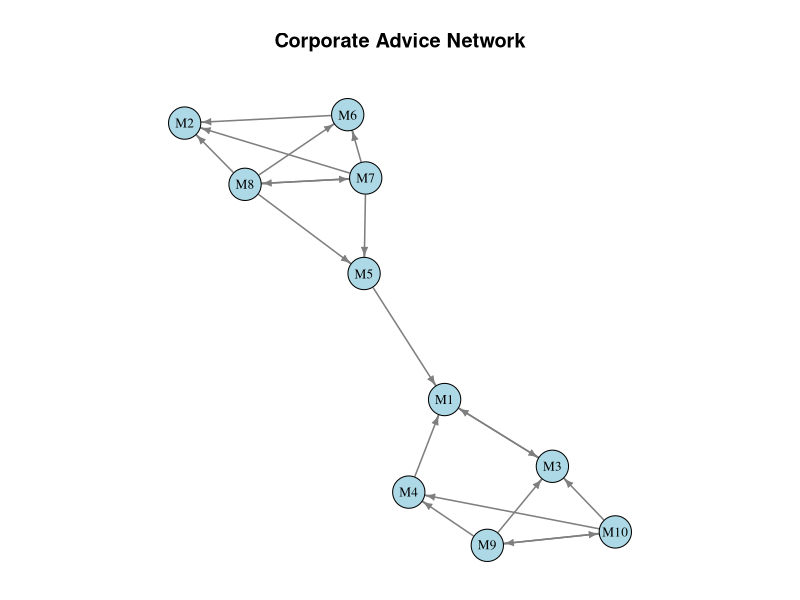
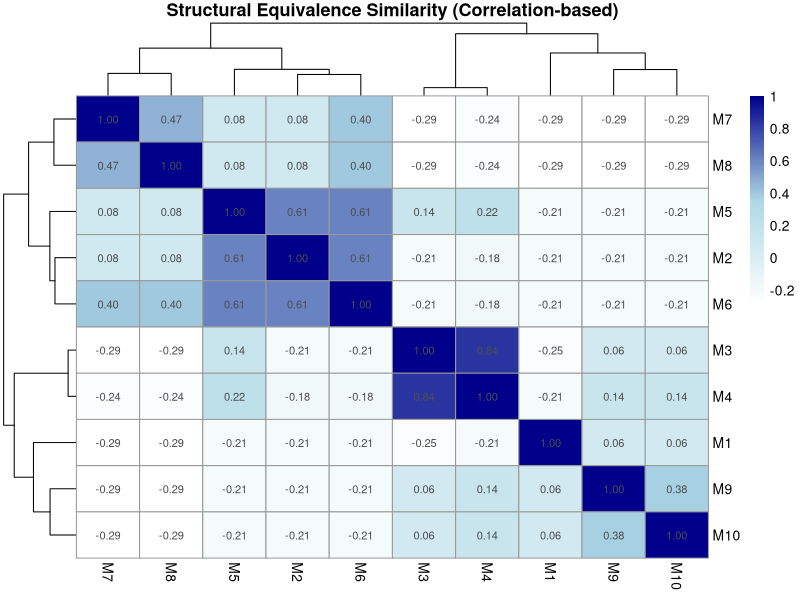
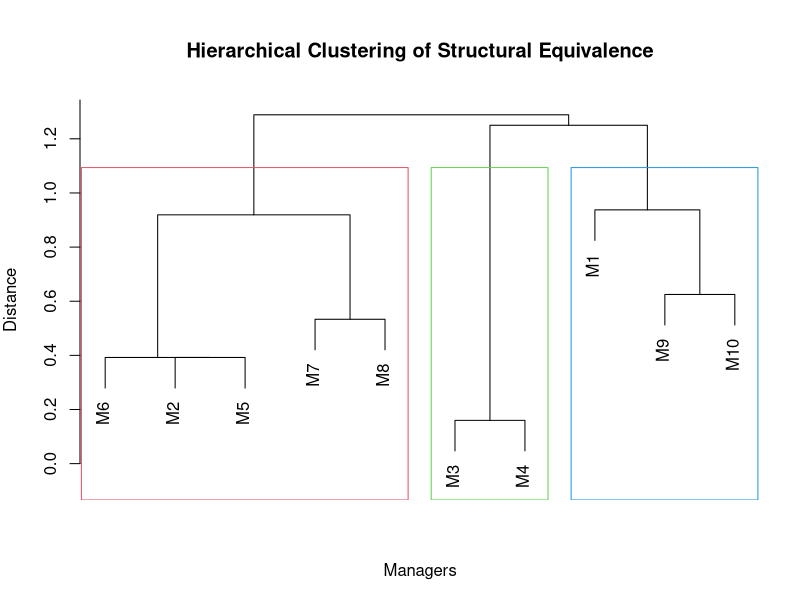
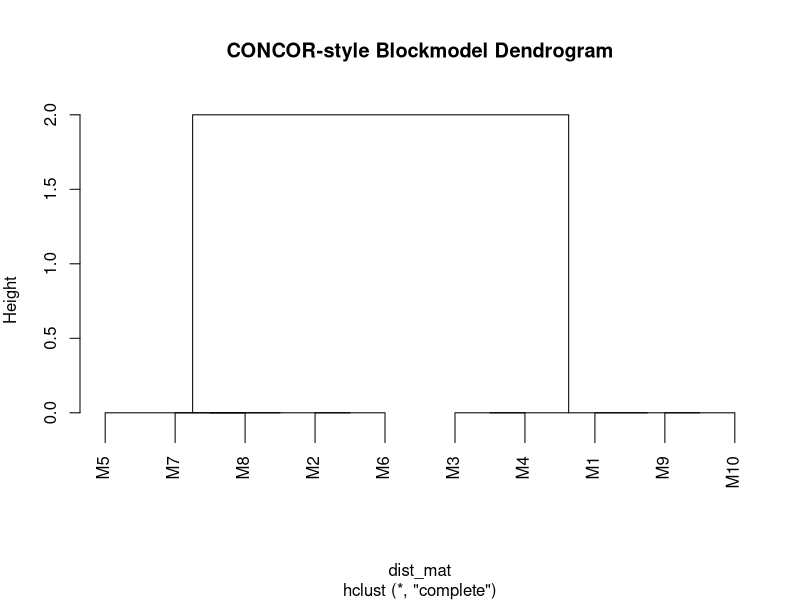
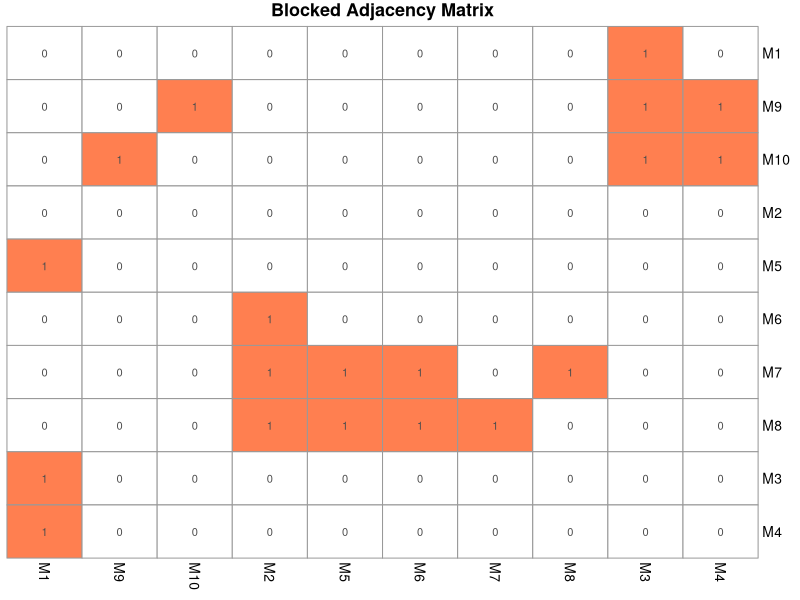
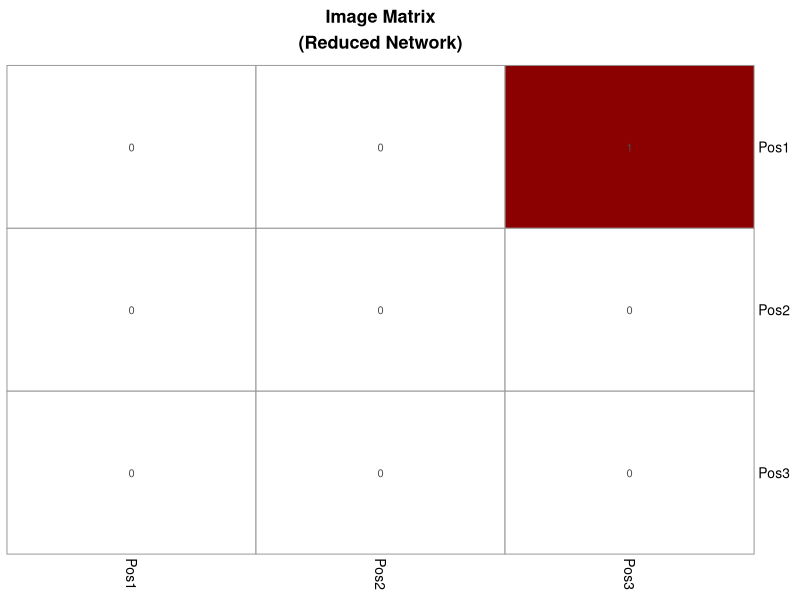
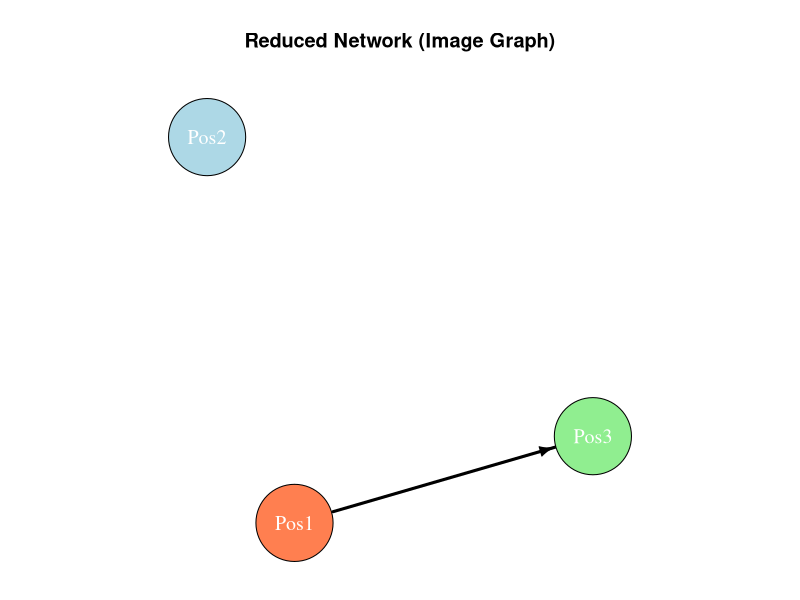
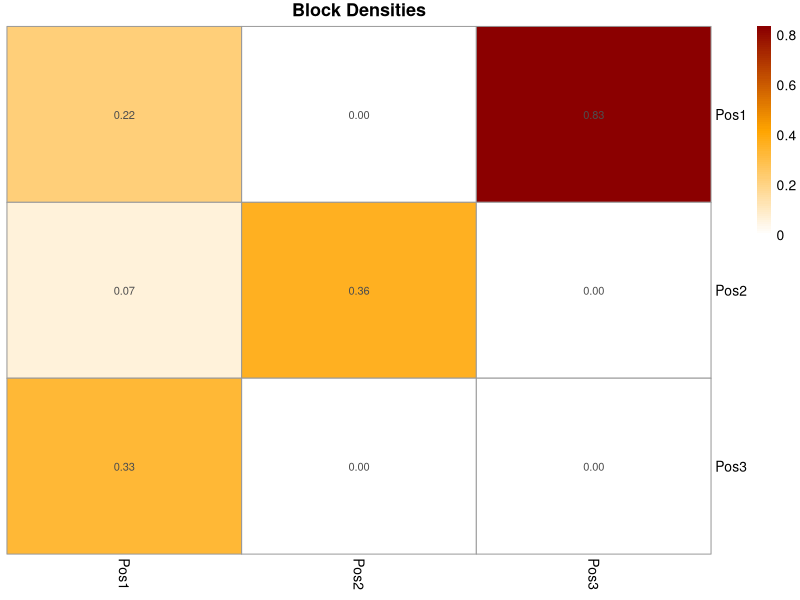

Write the R code that produced these figures, in order.
## ---- chunk 1
#| label: setup

# Load required packages
library(igraph)
library(ggplot2)

# Optional packages (install if needed)
if (!require("pheatmap", quietly = TRUE)) {
  cat("Note: pheatmap not installed. Using base heatmap instead.\n")
  use_pheatmap <- FALSE
} else {
  use_pheatmap <- TRUE
}

# Set seed for reproducibility
set.seed(42)
## ---- chunk 2
#| label: create-advice-network

# Create advice network adjacency matrix
advice_mat <- matrix(0, nrow = 10, ncol = 10)
rownames(advice_mat) <- colnames(advice_mat) <- paste0("M", 1:10)

# Senior managers (M1, M2) - give advice, rarely seek it
advice_mat["M3", "M1"] <- 1
advice_mat["M4", "M1"] <- 1
advice_mat["M5", "M1"] <- 1
advice_mat["M6", "M2"] <- 1
advice_mat["M7", "M2"] <- 1
advice_mat["M8", "M2"] <- 1

# Middle managers (M3, M4) - seek from seniors, advise juniors
advice_mat["M1", "M3"] <- 1  # Senior asks middle (rare)
advice_mat["M9", "M3"] <- 1
advice_mat["M10", "M3"] <- 1
advice_mat["M9", "M4"] <- 1
advice_mat["M10", "M4"] <- 1

# Middle managers (M5, M6) - similar pattern
advice_mat["M7", "M5"] <- 1
advice_mat["M8", "M5"] <- 1
advice_mat["M7", "M6"] <- 1
advice_mat["M8", "M6"] <- 1

# Junior managers (M7, M8, M9, M10) - mainly seek advice
advice_mat["M7", "M8"] <- 1  # Some peer connections
advice_mat["M8", "M7"] <- 1
advice_mat["M9", "M10"] <- 1
advice_mat["M10", "M9"] <- 1

# Create network object  
advice_net <- graph_from_adjacency_matrix(advice_mat, mode = "directed")

cat("Network size:", vcount(advice_net), "nodes\n")
cat("Number of ties:", ecount(advice_net), "edges\n")
cat("Density:", round(edge_density(advice_net), 3), "\n")
## ---- chunk 3
#| label: viz-advice-network
#| fig-width: 8
#| fig-height: 6

# Plot the network
set.seed(42)
layout_advice <- layout_with_fr(advice_net)

# Set margins to ensure title is within bounding box
par(mar = c(1, 1, 4, 1))
plot(advice_net,
     layout = layout_advice,
     vertex.color = "lightblue",
     vertex.size = 15,
     vertex.label = V(advice_net)$name,
     vertex.label.cex = 0.8,
     vertex.label.color = "black",
     edge.color = "gray50",
     edge.width = 1.5,
     edge.arrow.size = 0.5,
     main = "Corporate Advice Network")
## ---- chunk 4
#| label: correlation-similarity

# Calculate structural equivalence using correlation
# For directed networks, we consider both in-ties and out-ties

# Custom function for structural equivalence
compute_structural_equiv <- function(adj_mat) {
  n <- nrow(adj_mat)
  sim_mat <- matrix(0, n, n)
  
  # Combine row and column vectors for each node
  for(i in 1:n) {
    for(j in 1:n) {
      # Correlation between tie profiles
      profile_i <- c(adj_mat[i,], adj_mat[,i])
      profile_j <- c(adj_mat[j,], adj_mat[,j])
      sim_mat[i,j] <- cor(profile_i, profile_j)
    }
  }
  
  rownames(sim_mat) <- colnames(sim_mat) <- rownames(adj_mat)
  return(sim_mat)
}

similarity_matrix <- compute_structural_equiv(advice_mat)

# Display similarity matrix
round(similarity_matrix, 2)
## ---- chunk 5
#| label: euclidean-distance

# Compute Euclidean distance
compute_euclidean_dist <- function(adj_mat) {
  n <- nrow(adj_mat)
  dist_mat <- matrix(0, n, n)
  
  for(i in 1:n) {
    for(j in 1:n) {
      profile_i <- c(adj_mat[i,], adj_mat[,i])
      profile_j <- c(adj_mat[j,], adj_mat[,j])
      dist_mat[i,j] <- sqrt(sum((profile_i - profile_j)^2))
    }
  }
  
  rownames(dist_mat) <- colnames(dist_mat) <- rownames(adj_mat)
  return(dist_mat)
}

euclid_dist <- compute_euclidean_dist(advice_mat)

# Display distance matrix
round(euclid_dist, 2)
## ---- chunk 6
#| label: heatmap-equivalence
#| fig-width: 8
#| fig-height: 7

# Create heatmap of structural equivalence
if (use_pheatmap) {
  pheatmap::pheatmap(similarity_matrix,
           cluster_rows = TRUE,
           cluster_cols = TRUE,
           display_numbers = TRUE,
           number_format = "%.2f",
           main = "Structural Equivalence Similarity (Correlation-based)",
           color = colorRampPalette(c("white", "lightblue", "darkblue"))(100))
} else {
  heatmap(similarity_matrix,
          main = "Structural Equivalence Similarity (Correlation-based)",
          col = colorRampPalette(c("white", "lightblue", "darkblue"))(100))
}
## ---- chunk 7
#| label: hierarchical-clustering
#| fig-width: 10
#| fig-height: 6

# Convert similarity to distance for clustering
# Use 1 - correlation as distance
dist_matrix <- as.dist(1 - similarity_matrix)

# Perform hierarchical clustering
hc <- hclust(dist_matrix, method = "complete")

# Plot dendrogram
par(mar = c(5, 4, 5, 2))
plot(hc,
     main = "Hierarchical Clustering of Structural Equivalence",
     xlab = "Managers",
     ylab = "Distance",
     sub = "")

# Add rectangles for 3 clusters
rect.hclust(hc, k = 3, border = 2:4)
## ---- chunk 8
#| label: extract-clusters

# Cut tree to get 3 positions
positions <- cutree(hc, k = 3)

# Display position assignments
cat("Position assignments:\n")
print(positions)

# Count members per position
cat("\nPosition sizes:\n")
print(table(positions))
## ---- chunk 9
#| label: concor

# Perform CONCOR using custom implementation
# Simplified CONCOR algorithm
concor_simple <- function(adj_mat, max_iter = 25) {
  # Compute initial correlation matrix
  sim_mat <- compute_structural_equiv(adj_mat)
  
  # Iteratively correlate
  for(iter in 1:max_iter) {
    old_sim <- sim_mat
    sim_mat <- cor(sim_mat)
    
    # Check for convergence
    if(max(abs(sim_mat - old_sim)) < 0.001) break
  }
  
  # Convert to distance and cluster  
  dist_mat <- as.dist(1 - sim_mat)
  hc <- hclust(dist_mat, method = "complete")
  return(hc)
}

concor_result <- concor_simple(advice_mat)

# Plot CONCOR dendrogram
par(mar = c(5, 4, 5, 2))
plot(concor_result,
     main = "CONCOR-style Blockmodel Dendrogram")

# Get block membership (using 3 blocks)
concor_membership <- cutree(concor_result, k = 3)

cat("CONCOR block assignments:\n")
print(concor_membership)
## ---- chunk 10
#| label: reorder-matrix

# Reorder adjacency matrix by position
block_order <- order(positions)
blocked_mat <- advice_mat[block_order, block_order]

# Display blocked matrix
cat("Reordered adjacency matrix by position:\n")
print(blocked_mat)
## ---- chunk 11
#| label: viz-blocked-matrix
#| fig-width: 8
#| fig-height: 7

# Create heatmap of blocked adjacency matrix
if (use_pheatmap) {
  pheatmap::pheatmap(blocked_mat,
           cluster_rows = FALSE,
           cluster_cols = FALSE,
           display_numbers = TRUE,
           number_format = "%.0f",
           main = "Blocked Adjacency Matrix",
           color = colorRampPalette(c("white", "coral"))(2),
           legend = FALSE)
} else {
  heatmap(blocked_mat, 
          Rowv = NA, Colv = NA,
          main = "Blocked Adjacency Matrix",
          col = c("white", "coral"),
          scale = "none")
}
## ---- chunk 12
#| label: image-matrix

# Function to create image matrix
create_image_matrix <- function(adj_matrix, positions, alpha = 0.5) {
  n_positions <- max(positions)
  image_mat <- matrix(0, nrow = n_positions, ncol = n_positions)
  
  for(i in 1:n_positions) {
    for(j in 1:n_positions) {
      # Get actors in positions i and j
      actors_i <- which(positions == i)
      actors_j <- which(positions == j)
      
      # Extract block
      block <- adj_matrix[actors_i, actors_j, drop = FALSE]
      
      # Calculate density
      block_density <- sum(block) / length(block)
      
      # Set image based on alpha threshold
      image_mat[i, j] <- ifelse(block_density >= alpha, 1, 0)
    }
  }
  
  rownames(image_mat) <- colnames(image_mat) <- paste0("Pos", 1:n_positions)
  return(image_mat)
}

# Create image matrix with alpha = 0.5
image_mat <- create_image_matrix(advice_mat, positions, alpha = 0.5)

cat("Image matrix (alpha = 0.5):\n")
print(image_mat)
## ---- chunk 13
#| label: viz-image-matrix
#| fig-width: 6
#| fig-height: 5

# Visualize image matrix
if (use_pheatmap) {
  pheatmap::pheatmap(image_mat,
           cluster_rows = FALSE,
           cluster_cols = FALSE,
           display_numbers = TRUE,
           number_format = "%.0f",
           main = "Image Matrix\n(Reduced Network)",
           color = colorRampPalette(c("white", "darkred"))(2),
           legend = FALSE)
} else {
  heatmap(image_mat,
          Rowv = NA, Colv = NA,
          main = "Image Matrix\n(Reduced Network)",
          col = c("white", "darkred"),
          scale = "none")
}
## ---- chunk 14
#| label: plot-reduced-network
#| fig-width: 6
#| fig-height: 6

# Create network from image matrix
image_net <- graph_from_adjacency_matrix(image_mat, mode = "directed")

# Set vertex names
V(image_net)$name <- paste0("Pos", 1:vcount(image_net))

# Plot reduced network
set.seed(42)
# Set margins to ensure title is within bounding box
par(mar = c(1, 1, 4, 1))
plot(image_net,
     layout = layout_nicely(image_net),
     vertex.color = c("coral", "lightblue", "lightgreen")[1:vcount(image_net)],
     vertex.size = 40,
     vertex.label = V(image_net)$name,
     vertex.label.cex = 1.2,
     vertex.label.color = "white",
     edge.color = "black",
     edge.width = 3,
     edge.arrow.size = 0.8,
     main = "Reduced Network (Image Graph)")
## ---- chunk 15
#| label: block-density

# Function to compute block density table
compute_block_densities <- function(adj_matrix, positions) {
  n_positions <- max(positions)
  density_mat <- matrix(0, nrow = n_positions, ncol = n_positions)
  
  for(i in 1:n_positions) {
    for(j in 1:n_positions) {
      actors_i <- which(positions == i)
      actors_j <- which(positions == j)
      
      block <- adj_matrix[actors_i, actors_j, drop = FALSE]
      density_mat[i, j] <- sum(block) / length(block)
    }
  }
  
  rownames(density_mat) <- colnames(density_mat) <- paste0("Pos", 1:n_positions)
  return(density_mat)
}

# Compute block densities
block_densities <- compute_block_densities(advice_mat, positions)

cat("Block densities:\n")
print(round(block_densities, 3))

# Visualize block densities
if (use_pheatmap) {
  pheatmap::pheatmap(block_densities,
           cluster_rows = FALSE,
           cluster_cols = FALSE,
           display_numbers = TRUE,
           number_format = "%.2f",
           main = "Block Densities",
           color = colorRampPalette(c("white", "orange", "darkred"))(100))
} else {
  heatmap(block_densities,
          Rowv = NA, Colv = NA,
          main = "Block Densities",
          col = colorRampPalette(c("white", "orange", "darkred"))(100),
          scale = "none")
}
## ---- chunk 16
#| label: blockmodel-fit

# Reconstruct network from blockmodel
reconstruct_from_blocks <- function(image_mat, positions) {
  n <- length(positions)
  recon_mat <- matrix(0, nrow = n, ncol = n)
  
  for(i in 1:n) {
    for(j in 1:n) {
      pos_i <- positions[i]
      pos_j <- positions[j]
      recon_mat[i, j] <- image_mat[pos_i, pos_j]
    }
  }
  
  return(recon_mat)
}

# Reconstruct
reconstructed <- reconstruct_from_blocks(image_mat, positions)

# Compute correlation between original and reconstructed
fit_cor <- cor(as.vector(advice_mat), as.vector(reconstructed))

cat("Blockmodel fit (correlation):", round(fit_cor, 3), "\n")

# Compute accuracy
matching <- sum((advice_mat > 0) == (reconstructed > 0))
total <- length(advice_mat)
accuracy <- matching / total

cat("Classification accuracy:", round(accuracy, 3), "\n")
## ---- chunk 17
#| label: larger-example

# Create a stylized larger network with clearer role structure
# Simulating an organization with distinct hierarchical positions

n_senior <- 2
n_middle <- 4
n_junior <- 8
n_total <- n_senior + n_middle + n_junior

# Initialize matrix
org_mat <- matrix(0, nrow = n_total, ncol = n_total)
rownames(org_mat) <- colnames(org_mat) <- paste0("E", 1:n_total)

# Define position indices
senior_idx <- 1:n_senior
middle_idx <- (n_senior + 1):(n_senior + n_middle)
junior_idx <- (n_senior + n_middle + 1):n_total

# Add ties based on organizational hierarchy
# Juniors -> Middle managers (high density)
for(j in junior_idx) {
  contacts <- sample(middle_idx, size = 2)
  org_mat[j, contacts] <- 1
}

# Middle -> Seniors (high density)
for(m in middle_idx) {
  contacts <- sample(senior_idx, size = 1)
  org_mat[m, contacts] <- 1
}

# Seniors -> Middle (moderate density, delegation)
for(s in senior_idx) {
  contacts <- sample(middle_idx, size = 2)
  org_mat[s, contacts] <- 1
}

# Some peer connections within levels
# Junior peers
for(i in 1:3) {
  pair <- sample(junior_idx, 2)
  org_mat[pair[1], pair[2]] <- 1
}

# Middle peers
for(i in 1:2) {
  pair <- sample(middle_idx, 2)
  org_mat[pair[1], pair[2]] <- 1
}

# Create network
org_net <- graph_from_adjacency_matrix(org_mat, mode = "directed")

cat("Organization network:\n")
cat("Nodes:", vcount(org_net), "\n")
cat("Edges:", ecount(org_net), "\n")
## ---- chunk 18
#| label: viz-org-network
#| fig-width: 10
#| fig-height: 8

# Assign colors by true position
true_positions <- c(rep(1, n_senior), rep(2, n_middle), rep(3, n_junior))
colors <- c("darkred", "orange", "lightblue")[true_positions]

set.seed(42)
layout_org <- layout_with_fr(org_net)

# Set margins to ensure title is within bounding box
par(mar = c(1, 1, 4, 1))
plot(org_net,
     layout = layout_org,
     vertex.color = colors,
     vertex.size = 15,
     vertex.label = V(org_net)$name,
     vertex.label.cex = 0.7,
     edge.color = "gray60",
     edge.arrow.size = 0.5,
     main = "Organizational Hierarchy Network")

legend("bottomright", 
       legend = c("Senior", "Middle", "Junior"),
       col = c("darkred", "orange", "lightblue"),
       pch = 19,
       pt.cex = 2,
       bty = "n")
## ---- chunk 19
#| label: org-blockmodel

# Compute structural equivalence
org_similarity <- compute_structural_equiv(org_mat)
org_equiv <- 1 - org_similarity  # Convert to distance

# Hierarchical clustering
org_hc <- hclust(as.dist(org_equiv), method = "complete")

# Cut for 3 positions
org_positions <- cutree(org_hc, k = 3)

cat("Discovered positions:\n")
print(org_positions)

# Dendrogram
par(mar = c(5, 4, 5, 2))
plot(org_hc,
     main = "Organizational Network - Hierarchical Clustering",
     xlab = "Employees",
     labels = rownames(org_mat))
rect.hclust(org_hc, k = 3, border = 2:4)
## ---- chunk 20
#| label: org-image-matrix
#| fig-width: 7
#| fig-height: 6

# Create image matrix
org_image <- create_image_matrix(org_mat, org_positions, alpha = 0.3)

cat("Organization image matrix:\n")
print(org_image)

# Visualize
if (use_pheatmap) {
  pheatmap::pheatmap(org_image,
           cluster_rows = FALSE,
           cluster_cols = FALSE,
           display_numbers = TRUE,
           number_format = "%.0f",
           main = "Organization Image Matrix",
           color = colorRampPalette(c("white", "navy"))(2),
           legend = FALSE)
} else {
  heatmap(org_image,
          Rowv = NA, Colv = NA,
          main = "Organization Image Matrix",
          col = c("white", "navy"),
          scale = "none")
}

# Block densities
org_densities <- compute_block_densities(org_mat, org_positions)

cat("\nBlock densities:\n")
print(round(org_densities, 3))
## ---- chunk 21
#| label: compare-methods

# Method 1: Hierarchical clustering with correlation
method1 <- cutree(hclust(as.dist(1 - compute_structural_equiv(advice_mat)),
                         method = "complete"), k = 3)

# Method 2: Hierarchical clustering with Euclidean distance
method2 <- cutree(hclust(as.dist(compute_euclidean_dist(advice_mat)),
                         method = "ward.D2"), k = 3)

# Method 3: CONCOR
method3 <- cutree(concor_simple(advice_mat), k = 3)

# Compare assignments
comparison <- data.frame(
  Actor = rownames(advice_mat),
  Correlation_HC = method1,
  Euclidean_HC = method2,
  CONCOR = method3
)

print(comparison)

# Calculate agreement between methods
cat("\nAgreement between methods:\n")
cat("Correlation vs Euclidean:", 
    sum(method1 == method2) / length(method1), "\n")
cat("Correlation vs CONCOR:", 
    sum(method1 == method3) / length(method1), "\n")
cat("Euclidean vs CONCOR:", 
    sum(method2 == method3) / length(method2), "\n")
## ---- chunk 22
#| label: role-interpretation

# Analyze each position's characteristics
for(pos in 1:3) {
  cat("\n=== Position", pos, "===\n")
  members <- which(positions == pos)
  cat("Members:", paste(names(members), collapse = ", "), "\n")
  
  # Out-degree (advice giving)
  out_deg <- rowSums(advice_mat[members, , drop = FALSE])
  cat("Avg out-degree:", round(mean(out_deg), 2), "\n")
  
  # In-degree (advice seeking)
  in_deg <- colSums(advice_mat[, members, drop = FALSE])
  cat("Avg in-degree:", round(mean(in_deg), 2), "\n")
}
